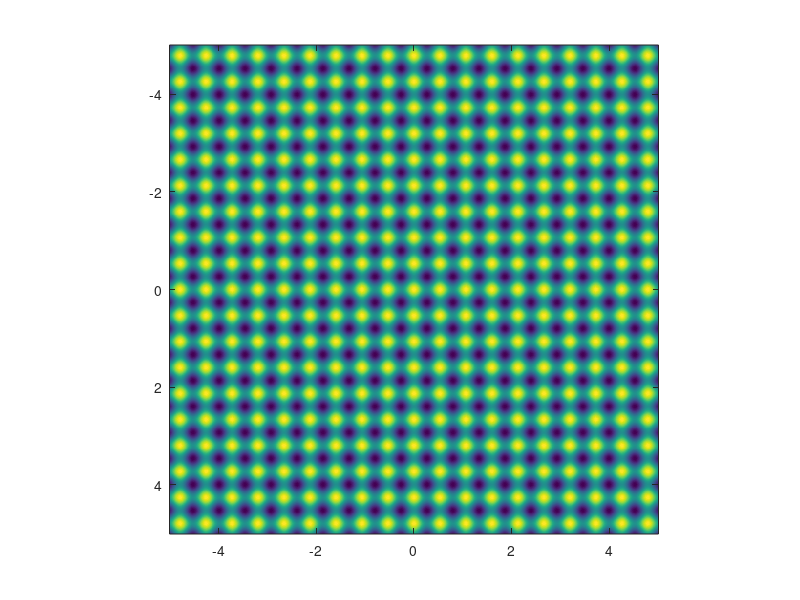

Write MATLAB code to recreate this figure.
%% Consider only scalar electric field,linear 3 beams

%wavelength = 0.935;
wavelength = 1.064;
k1 = 2*pi/wavelength * [1, 0];
E1 = 1;

k2 = 2*pi/wavelength * [-1, 0];
E2 = 1;

k3 = 2*pi/wavelength * [0, 1];
E3 = 1;

k4 = 2*pi/wavelength * [0, -1];
E4 = 1;

E1_field = @(x) E1/2 * (exp(1i * k1 * x') + exp(-1i * k1 * x'));
E2_field = @(x) E2/2 * (exp(1i * k2 * x') + exp(-1i * k2 * x'));
E3_field = @(x) E3/2 * (exp(1i * k3 * x') + exp(-1i * k3 * x'));
E4_field = @(x) E4/2 * (exp(1i * k4 * x') + exp(-1i * k4 * x'));

I1_2 = @(x) abs(E1_field(x)+E2_field(x)).^2;
I3_4 = @(x) abs(E3_field(x)+E4_field(x)).^2;
I = @(x) I1_2(x) +I3_4(x);

x_range = -5: 0.01: 5;
y_range = -5: 0.01: 5;
[Y, X] = meshgrid(y_range, x_range);
coor = [X(:), Y(:)];

intensity = reshape(I(coor), length(x_range), length(y_range));

%%
figure
imagesc(y_range, x_range, intensity)
axis image
